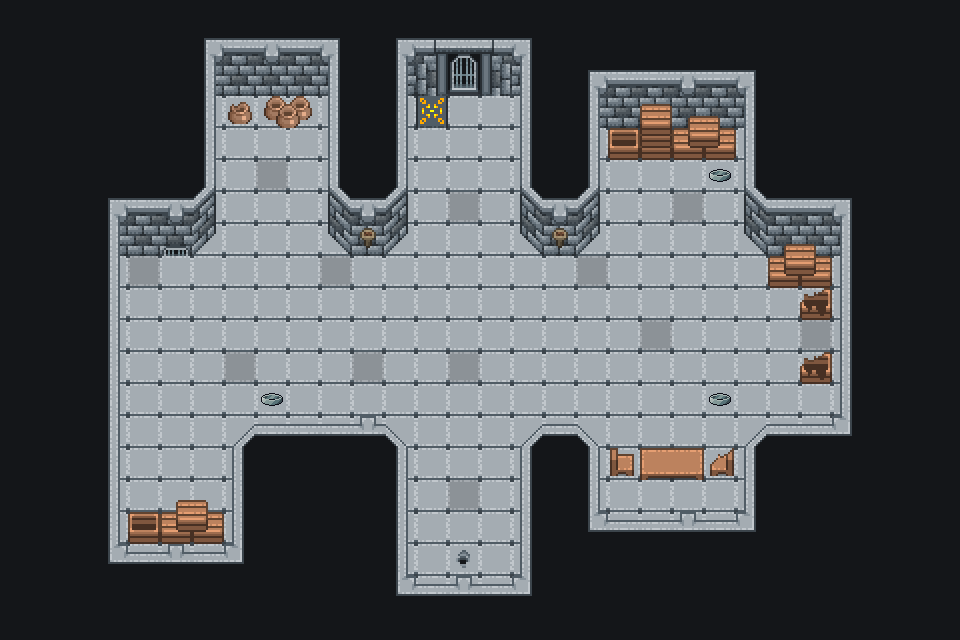

The image is a tile-based game level rendered from a .tmx file. Its description and source (layers, tilesets, objects; grid data summarised) follow:
An orthogonal 30x20 tile map with 32x32 px tiles, 11 tile layers (fundo, chão, parede, peca AB2, ...), 5 tilesets.

<map version="1.10" tiledversion="1.11.0" orientation="orthogonal" renderorder="right-down" width="30" height="20" tilewidth="32" tileheight="32" infinite="0" nextlayerid="18" nextobjectid="1">
 <tileset firstgid="1" name="enfeitebandeiraporta" tilewidth="32" tileheight="32" tilecount="256" columns="16">
  <image source="tilesets/enfeitebandeiraporta.png" width="512" height="512" />
 </tileset>
 <tileset firstgid="257" name="paredechao" tilewidth="32" tileheight="32" tilecount="256" columns="16">
  <image source="tilesets/paredechao.png" width="512" height="512" />
 </tileset>
 <tileset firstgid="513" name="enfeite" tilewidth="32" tileheight="32" tilecount="256" columns="16">
  <image source="tilesets/enfeite.png" width="512" height="512" />
 </tileset>
 <tileset firstgid="769" name="FG_Cellar_A5" tilewidth="32" tileheight="32" tilecount="128" columns="8">
  <image source="tilesets/FG_Cellar_A5.png" width="256" height="512" />
 </tileset>
 <tileset firstgid="897" name="item60" tilewidth="32" tileheight="32" tilecount="1" columns="1">
  <image source="tilesets/item60.png" width="32" height="32" />
 </tileset>
 <layer id="4" name="fundo" width="30" height="20">
  <data>[600 cells, 415 non-empty, 1 distinct tile ids]</data>
 </layer>
 <layer id="3" name="chão" width="30" height="20">
  <data>[600 cells, 195 non-empty, 3 distinct tile ids]</data>
 </layer>
 <layer id="5" name="parede" width="30" height="20">
  <data>[600 cells, 133 non-empty, 22 distinct tile ids]</data>
 </layer>
 <layer id="14" name="peca AB2" width="30" height="20">
  <data>[600 cells, 1 non-empty, 1 distinct tile ids]</data>
 </layer>
 <layer id="15" name="peca AB1" width="30" height="20">
  <data>[600 cells, 1 non-empty, 1 distinct tile ids]</data>
 </layer>
 <layer id="16" name="peca C" width="30" height="20">
  <data>[600 cells, 1 non-empty, 1 distinct tile ids]</data>
 </layer>
 <layer id="13" name="puzzle" width="30" height="20">
  <data>[600 cells, 1 non-empty, 1 distinct tile ids]</data>
 </layer>
 <layer id="1" name="porta" width="30" height="20">
  <data>[600 cells, 6 non-empty, 6 distinct tile ids]</data>
 </layer>
 <layer id="17" name="spawn" width="30" height="20">
  <data>[600 cells, 1 non-empty, 1 distinct tile ids]</data>
 </layer>
 <layer id="2" name="grade da porta" width="30" height="20">
  <data>[600 cells, 2 non-empty, 2 distinct tile ids]</data>
 </layer>
 <layer id="6" name="enfeites" width="30" height="20">
  <data>[600 cells, 29 non-empty, 18 distinct tile ids]</data>
 </layer>
</map>
